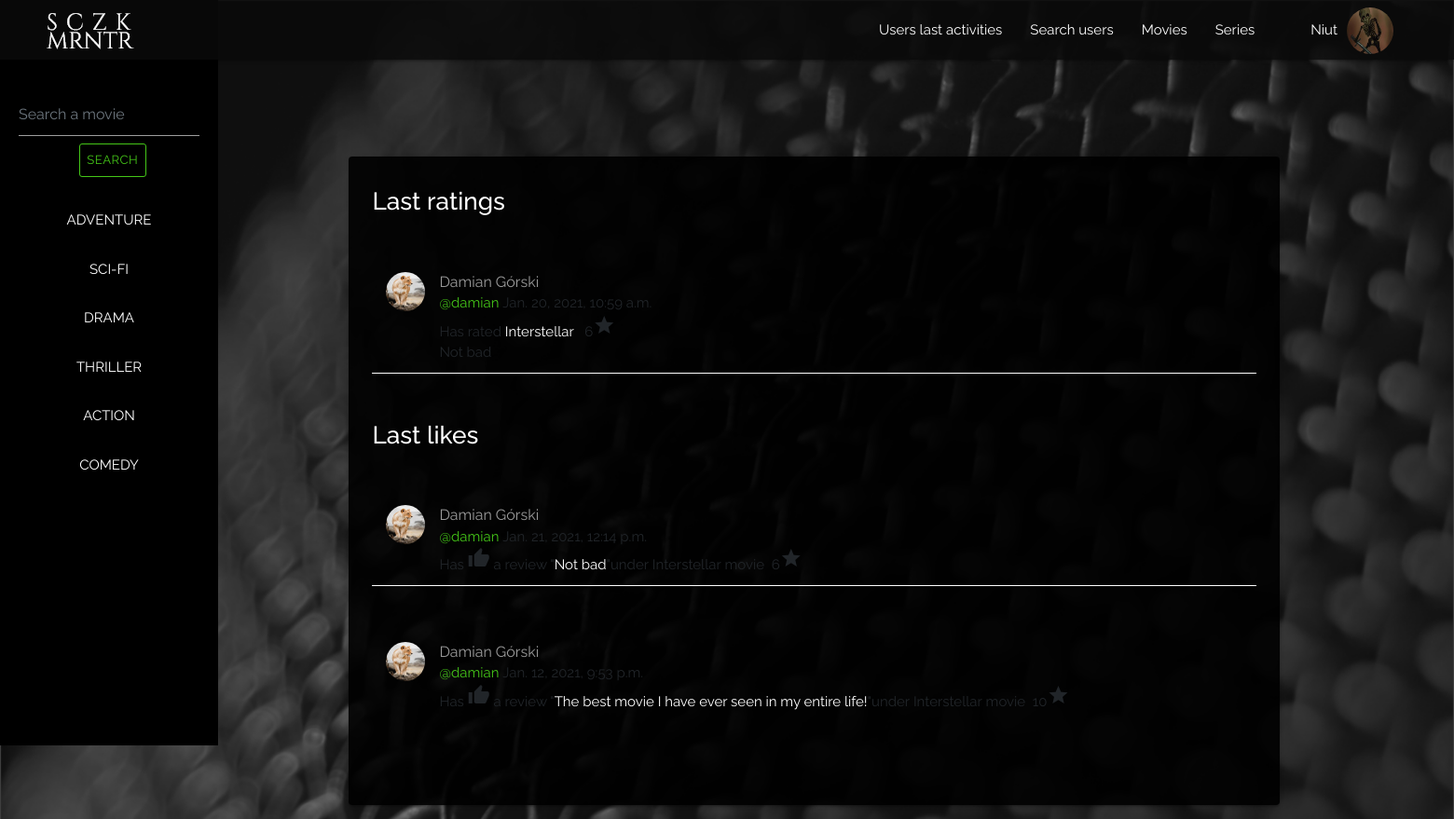
Screenshot of /user/activities (signed in) with the database file from the repository.
### users/models.py (models this page shows, shortened)
class Profile(models.Model):
    user = models.OneToOneField(User, on_delete=models.CASCADE, related_name='profile')
    first_name = models.CharField(max_length=50, null=True, blank=True)
    last_name = models.CharField(max_length=50, null=True, blank=True)
    location = models.CharField(max_length=20, null=True, blank=True)
    bio = models.TextField(max_length=200, null=True, blank=True)
    created = models.DateField(auto_now_add=True)
    star = models.ManyToManyField(Movie, related_name='star')
    watchlist = models.ManyToManyField(Movie, related_name='watchlist')
    watchedlist = models.ManyToManyField(Movie, related_name='watchedlist')
    picture = models.ImageField(upload_to=user_directory_path, blank=True, null=True)
    followers = models.ManyToManyField(User, related_name='following', blank=True)
    timestamp = models.DateTimeField(auto_now_add=True)

### movies/models.py (models this page shows, shortened)
class MovieRating(models.Model):
    user = models.ForeignKey(User, on_delete=models.CASCADE)
    movie = models.ForeignKey(Movie, on_delete=models.CASCADE)
    date = models.DateTimeField(auto_now_add=True)
    opinion = models.TextField(max_length=300, blank=True)
    rate = models.PositiveSmallIntegerField(choices=RATE)
    likes = models.PositiveIntegerField(default=0)
    dislikes = models.PositiveIntegerField(default=0)
    timestamp = models.DateTimeField(auto_now_add=True)

class Movie(models.Model):
    Title = models.CharField(max_length=150)
    Year = models.CharField(max_length=25, blank=True)
    Rated = models.CharField(max_length=10, blank=True)
    Released = models.CharField(max_length=25, blank=True)
    Runtime = models.CharField(max_length=25, blank=True)
    Genre = models.ManyToManyField(Genre, blank=True)
    Director = models.CharField(max_length=100, blank=True)
    Writer = models.CharField(max_length=300, blank=True)
    Actors = models.ManyToManyField(Actor, blank=True)
    Plot = models.CharField(max_length=900, blank=True)
    Language = models.CharField(max_length=300, blank=True)
    Country = models.CharField(max_length=150, blank=True)
    Awards = models.CharField(max_length=500, blank=True)
    Poster = models.ImageField(upload_to='movies', blank=True)
    Poster_url = models.URLField(blank=True)
    Ratings = models.ManyToManyField(Rating, blank=True)
    Metascore = models.CharField(max_length=5, blank=True)
    imdbRating = models.CharField(max_length=5, blank=True)
    imdbVotes = models.CharField(max_length=100, blank=True)
    imdbID = models.CharField(max_length=100, blank=True)
    Type = models.CharField(max_length=10, blank=True)
    DVD = models.CharField(max_length=25, blank=True)
    BoxOffice = models.CharField(max_length=25, blank=True)
    Production = models.CharField(max_length=25, blank=True)
    Website = models.CharField(max_length=150, blank=True)
    totalSeasons = models.CharField(max_length=3, blank=True)
    timestamp = models.DateTimeField(auto_now_add=True)

class Likes(models.Model):
    user = models.ForeignKey(User, on_delete=models.CASCADE, related_name='user_like')
    like_type = models.PositiveSmallIntegerField()
    rating = models.ForeignKey(MovieRating, on_delete=models.CASCADE, related_name='rating_like')
    timestamp = models.DateTimeField(auto_now_add=True)

### movies/views.py (the view, shortened to what this page needs)
# urls.py: path('user/activities', user_activities_view, name='user-activities'),
@login_required
def user_activities_view(request):
    query = request.GET.get('q')
    user = request.user
    profiles = user.following.all()
    followed_users_id = []
    for x in profiles:
        followed_users_id.append(x.user.id)
    has_rated = MovieRating.objects.filter(user__id__in=followed_users_id).order_by("-timestamp")
    has_rated = has_rated[:10]
    has_liked = Likes.objects.filter(user__id__in=followed_users_id).order_by("-timestamp")
    has_liked = has_liked[:10]
    print(has_liked)
    context = {
        "has_rated": has_rated,
        "has_liked": has_liked,
    }
    return render(request, 'users/user_activities.html', context)

### templates/users/user_activities.html (shortened to what this page needs)
{% extends 'base.html' %}
{% load static %}
{% block css %}
<link href="{% static 'css/styles.css' %}" type="text/css" rel="stylesheet" media="screen,projection"/>
{% endblock %}
{% block search %}
  <aside>
    <form class="form-inline mr-auto">
      <input class="form-control mr-sm-2" type="text" name="q" placeholder="Search a movie" aria-label="Search">
      <button class="btn btn-outline-success btn-rounded btn-sm my-0" type="submit">Search</button>
    </form>
    <ul id="category-list">
      <li><a href="{% url 'genres' 'adventure' %}">Adventure</a></li>
      <li><a href="{% url 'genres' 'sci-fi' %}">Sci-fi</a></li>
      <li><a href="{% url 'genres' 'drama' %}">Drama</a></li>
      <li><a href="{% url 'genres' 'thriller' %}">Thriller</a></li>
      <li><a href="{% url 'genres' 'action' %}">Action</a></li>
      <li><a href="{% url 'genres' 'comedy' %}">Comedy</a></li>
    </ul>
  </aside>
  {% if has_rated or has_liked %}
  <main>
    <section id="movie-container">
      <div class="main-result" style="position: relative; top: 100px;width: 100vw; display: flex; flex-direction: column; align-items: center; justify-content: center;">
        <div class="card" style="width: 80%;">
          <div class="card-content">
            <ul class="collection">
              {% if has_rated %}
              <h3>Last ratings</h3>
              {% for rated in has_rated %}
              <li class="collection-item avatar" style="margin: 50px 0;">
                  {% if rated.user.profile.picture %}
                  <img src="{{ rated.user.profile.picture.url }}" alt="" class="circle">
                  {% else %}
                  <img src="{% static 'img/woman.png' %}" alt="" class="circle">
                  {% endif %}
                  <span class="title" style="color: rgba(255,255,255,.6);">{{rated.user.first_name}}&nbsp{{rated.user.last_name}}</span>
                  <p class="username"><a href="{% url 'profile' rated.user.username %}" style="color: #45C718;">@{{rated.user.username}}</a>&nbsp{{rated.timestamp}}</p>
                  <p>Has rated <a href="{% url 'movie-details' rated.movie.imdbID %}">{{rated.movie.Title}}</a>&nbsp&nbsp&nbsp{{rated.rate}}<i class="material-icons">star</i></p>
                  <p>{{rated.opinion}}</p>
              </li>
              {% endfor %}
              {% endif %}
              {% if has_liked %}
              <h3>Last likes</h3>
              {% for liked in has_liked %}
              <li class="collection-item avatar" style="margin: 50px 0;">
                  {% if liked.user.profile.picture %}
                  <img src="{{ liked.user.profile.picture.url }}" alt="" class="circle">
                  {% else %}
                  <img src="{% static 'img/woman.png' %}" alt="" class="circle">
                  {% endif %}
                  <span class="title" style="color: rgba(255,255,255,.6);">{{liked.user.first_name}}&nbsp{{liked.user.last_name}}</span>
                  <p class="username"><a href="{% url 'profile' liked.user.username %}" style="color: #45C718;">@{{liked.user.username}}</a>&nbsp{{liked.timestamp}}</p>
                  {% if liked.like_type == 2 %}
                  <p>Has <i class="material-icons">thumb_up</i> a review "<a href="{% url 'user-rating' liked.rating.user.username liked.rating.movie.imdbID %}">{{liked.rating.opinion}}</a>"under&nbsp{{liked.rating.movie.Title}}&nbsp{{liked.rating.movie.Type}}&nbsp&nbsp{{liked.rating.rate}}<i class="material-icons">star</i></p>
                  {% endif %}
              </li>
              {% endfor %}
              {% endif %}
            </ul>
          </div>
        </div>
      </div>
    </section>
  </main>
  {% endif %}
  <main>
    <section id="movie-container" style="height: 100%; width: 80vw; justify-content: center; align-items: center;">
    </section>
  </main>
  {% endblock %}

### templates/base.html (shortened to what this page needs)
{% load static %}
<!DOCTYPE html>
<html lang="en">
<head>
  <link href="{% static 'css/materialize.css' %}" type="text/css" rel="stylesheet" media="screen,projection"/>
  <link rel="stylesheet" href="https://maxcdn.bootstrapcdn.com/bootstrap/4.0.0/css/bootstrap.min.css">
  {% block css %}
  {% endblock %}
</head>
<body>
  <nav>
    <div class="nav-wrapper">
      <a href="{% url 'home' %}" class="brand-logo"><img src="{% static 'img/logo.png' %}"></a>
      <ul id="nav-mobile" class="right hide-on-med-and-down">
        {% if user.is_authenticated %}
        <li><a href="{% url 'user-activities' %}">Users last activities</a></li>
        <li><a href="{% url 'search-users' %}">Search users</a></li>
        {% endif %}
        <li><a href="{% url 'type' 'movie' %}">Movies</a></li>
        <li><a href="{% url 'type' 'series' %}">Series</a></li>
        {% if user.is_authenticated %}
        {% if user.profile.picture %}
        <li style="margin-left: 30px;"><a class="dropdown-trigger" data-target="dropdown1">{{user.username}}<img src="{{ user.profile.picture.url }}" alt="" class="circle" width="50" height="50" style="margin-left: 10px;"></a></li>
        {% else %}
        <li style="margin-left: 30px;"><a class="dropdown-trigger" data-target="dropdown1">{{user.username}}<img src="{% static 'img/woman.png' %}" alt="" class="circle" width="50" height="50" style="margin-left: 10px;"></a></li>
        {% endif %}
        {% else %}
        <li><a href="{% url 'login' %}">Login</a></li>
        {% endif %}
      </ul>
    </div>
  </nav>
  {% block search %}
  {% endblock %}
  </body>
</html>

### static/css/styles.css (style rules this page uses)
* { margin: 0; padding: 0; scroll-behavior: smooth; }
body { font-family: 'Raleway', sans-serif; width: 100%; display: flex; background-image: url("../img/background.png"); background-size: cover; background-attachment: fixed; background-repeat: no-repeat; overflow-x: hidden; }
a { color: white; text-decoration: none; }
.h1, .h2, .h3, .h4, .h5, .h6, h1, h2, h3, h4, h5, h6 { color: #fff; }
nav { position:fixed; top: 0; left: 0; width: 100%; background-color: rgba(10, 10, 10, 0.85); padding: 0 50px; z-index: 1000; }
nav ul a, nav .brand-logo { color: #fff; }
ul { list-style: none; }
aside { position: fixed; top: 0; left: 0; width: 15vw; min-width: 150px; height: 100vh; background-color: black; z-index: 100; padding-top: 100px; }
.form-inline { display: flex; flex-direction: column; justify-content: center; align-items: center; }
.mr-auto { margin-right: 20px!important; margin: 0 20px; }
.btn-outline-success { border-color: #45C718; color: #45C718; }
#category-list { display: block; list-style: none; color: white; text-transform: uppercase; text-align: center; margin-top: 20px; }
#category-list li { margin: 0; padding: 15px 0; width: 100%; }
main { position: relative; top: 60px; left: 16vw; width: 80vw; height: 100vh; }
#movie-container { display: flex; flex-direction: row; flex-wrap: wrap; justify-content: space-evenly; }
.card { background-color: rgba(0,0,0,0.90); }

### rows the page displays
MovieRating: user.profile.picture (placeholder picture), user.first_name "Damian", user.last_name "Górski", user.username "damian", timestamp "Jan. 20, 2021, 10:59 a.m.", movie.Title "Interstellar", rate "6", opinion "Not bad"
Likes: user.profile.picture (placeholder picture), user.first_name "Damian", user.last_name "Górski", user.username "damian", timestamp "Jan. 21, 2021, 12:14 p.m.", rating.opinion "Not bad", rating.movie.Title "Interstellar", rating.movie.Type "movie", rating.rate "6"
Likes: user.profile.picture (placeholder picture), user.first_name "Damian", user.last_name "Górski", user.username "damian", timestamp "Jan. 12, 2021, 9:53 p.m.", rating.opinion "The best movie I have ever seen in my entire life!", rating.movie.Title "Interstellar", rating.movie.Type "movie", rating.rate "10"

### other values shown
{{ user.username }} "Niut"
